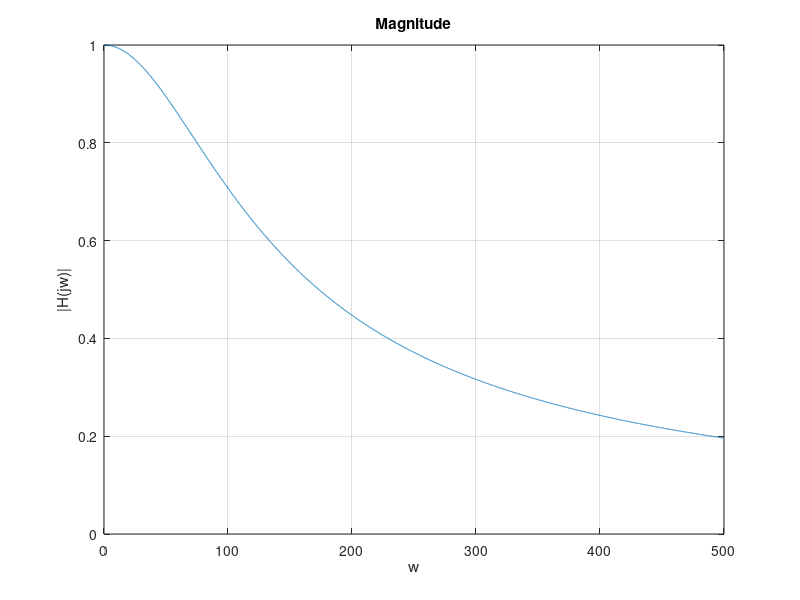
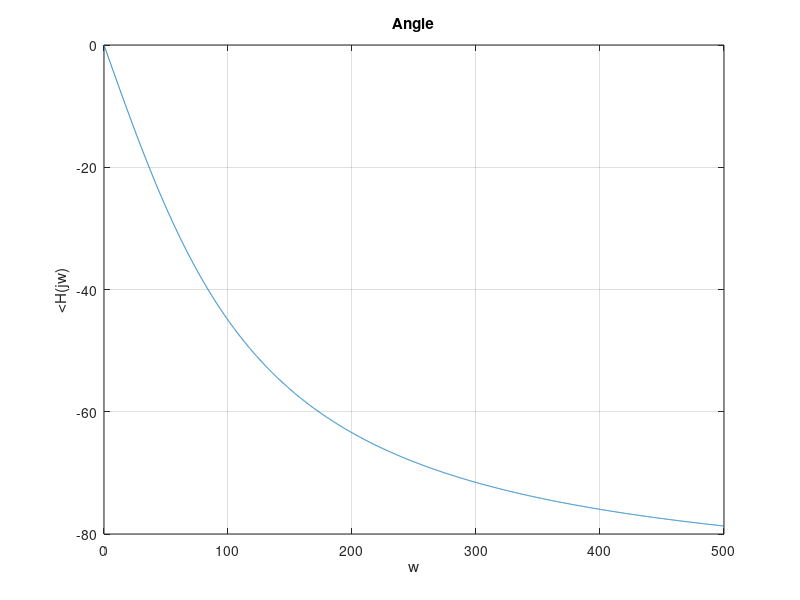

The MATLAB script that drew these images, in order:
w=[0:0.1:500];   %Define range
H=1./(1+i*0.01*w);  %Dot before division allows us to apply a vector.
H_mag=abs(H);
H_angle=angle(H);

figure(1)
plot(w,H_mag)
grid
title('Magnitude')
xlabel('w')
ylabel('|H(jw)|')

figure(2)
plot(w,H_angle*180/pi) %Convert to degrees when plotting.
grid
title('Angle')
xlabel('w')
ylabel('<H(jw)')